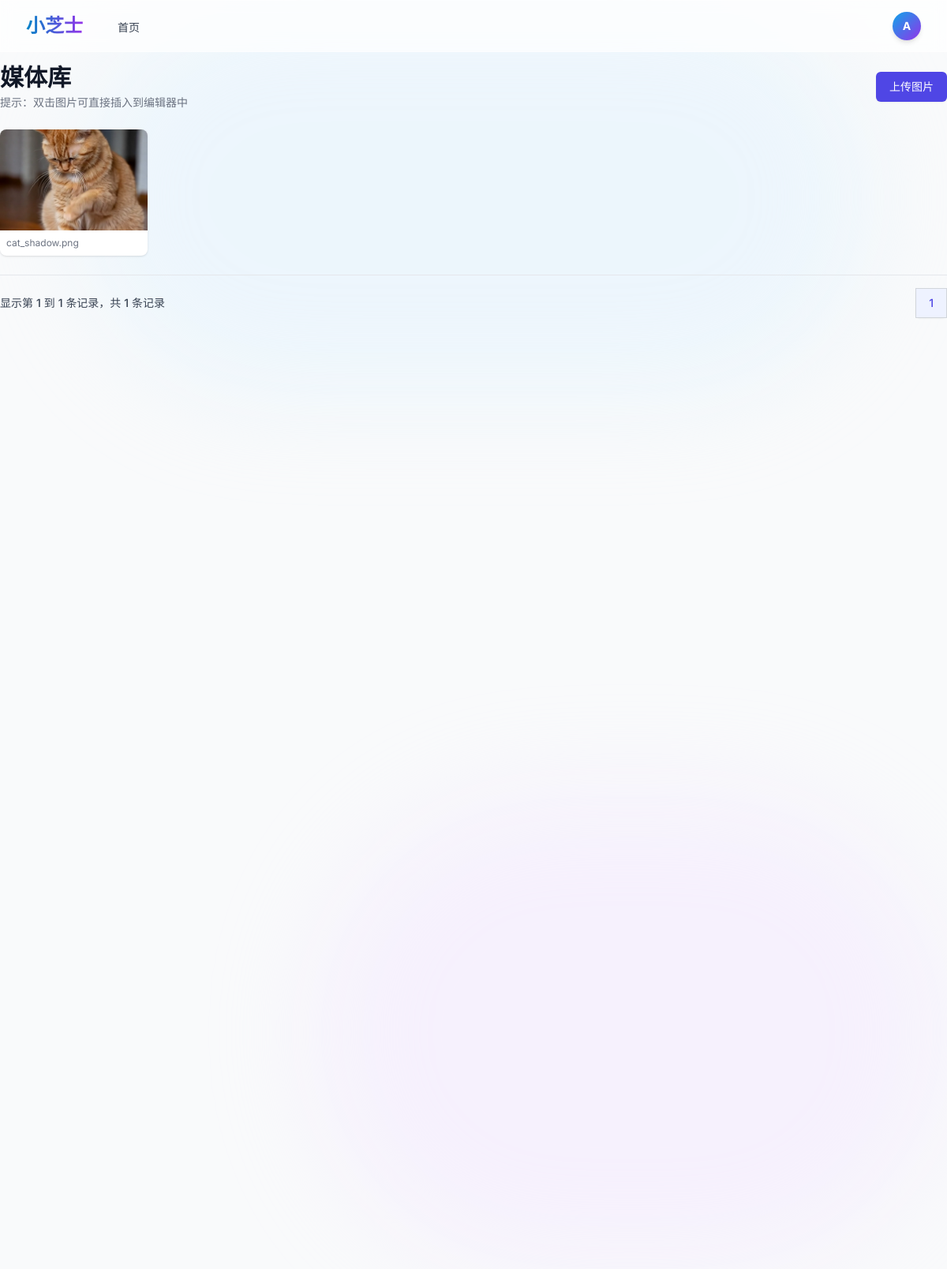
/media/ (signed in), run on the app's committed database.
### app/models/__init__.py (models this page shows, shortened)
class User(UserMixin, db.Model):
    __tablename__ = 'users'
    id = db.Column(db.Integer, primary_key=True)
    username = db.Column(db.String(80), unique=True, nullable=False)
    email = db.Column(db.String(120), unique=True, nullable=False)
    password_hash = db.Column(db.String(255), nullable=False)
    first_name = db.Column(db.String(50), nullable=True)
    last_name = db.Column(db.String(50), nullable=True)
    bio = db.Column(db.Text, nullable=True)
    avatar = db.Column(db.String(255), nullable=True)
    role = db.Column(db.String(20), default='user')  # user, editor, admin
    is_active = db.Column(db.Boolean, default=True)
    created_at = db.Column(db.DateTime, default=datetime.utcnow)
    updated_at = db.Column(db.DateTime, default=datetime.utcnow, onupdate=datetime.utcnow)
    posts = db.relationship('Post', backref='author', lazy=True, foreign_keys='Post.user_id')
    comments = db.relationship('Comment', backref='author', lazy=True, foreign_keys='Comment.user_id')

class Media(db.Model):
    __tablename__ = 'media'
    id = db.Column(db.Integer, primary_key=True)
    filename = db.Column(db.String(255), nullable=False)
    original_filename = db.Column(db.String(255), nullable=False)
    file_path = db.Column(db.String(500), nullable=False)
    file_size = db.Column(db.Integer)  # in bytes
    mime_type = db.Column(db.String(100))
    user_id = db.Column(db.Integer, db.ForeignKey('users.id'), nullable=False)
    alt_text = db.Column(db.String(255), nullable=True)
    caption = db.Column(db.String(500), nullable=True)
    created_at = db.Column(db.DateTime, default=datetime.utcnow)
    user = db.relationship('User', backref='media_files')

### app/media/__init__.py (the view)
@bp.route('/')
@login_required
def index():
    page = request.args.get('page', 1, type=int)
    media_files = Media.query.filter_by(user_id=current_user.id).order_by(Media.created_at.desc()).paginate(
        page=page, per_page=12, error_out=False)
    return render_template('media/index.html', media_files=media_files)

### app/utils/seo.py (called while the page is built)
def get_seo_settings():
    return SeoSetting.query.first()

def register_seo_functions(app):
    @app.context_processor
    def inject_seo_functions():
        return dict(
            get_post_seo_data=get_post_seo_data,
            get_category_seo_data=get_category_seo_data,
            get_search_seo_data=get_search_seo_data,
            generate_meta_tags=generate_meta_tags
        )

### app/templates/media/index.html (shortened to what this page needs)
{% extends "base.html" %}
{% block content %}
<div class="max-w-7xl mx-auto">
    <div class="md:flex md:items-center md:justify-between mb-6">
        <div class="flex-1 min-w-0">
            <h2 class="text-2xl font-bold leading-7 text-gray-900 sm:text-3xl sm:truncate">
                媒体库
            </h2>
            <p class="text-sm text-gray-500 mt-1">提示：双击图片可直接插入到编辑器中</p>
        </div>
        <div class="mt-4 flex md:mt-0 md:ml-4">
            <div class="relative">
                <button id="uploadButton" class="ml-3 inline-flex items-center px-4 py-2 border border-transparent rounded-md shadow-sm text-sm font-medium text-white bg-indigo-600 hover:bg-indigo-700 focus:outline-none focus:ring-2 focus:ring-offset-2 focus:ring-indigo-500">
                    上传图片
                </button>
            </div>
        </div>
    </div>
        {% if media_files.items %}
        <div class="grid grid-cols-2 sm:grid-cols-3 md:grid-cols-4 lg:grid-cols-6 gap-4">
            {% for media in media_files.items %}
                <div class="bg-white rounded-lg shadow overflow-hidden relative group"
                     data-media-id="{{ media.id }}"
                     data-file-path="{{ media.filename }}"
                     data-alt-text="{{ media.alt_text or media.original_filename }}">
                    <div class="aspect-w-1 aspect-h-1 w-full">
                        <img src="{{ media.file_path }}" alt="{{ media.alt_text or media.original_filename }}"
                             class="object-cover w-full h-32 cursor-pointer"
                             onclick="insertImage({{ media.id }})"
                             ondblclick="insertImage({{ media.id }})">
                    </div>
                    <div class="p-2">
                        <p class="text-xs text-gray-500 truncate">{{ media.original_filename }}</p>
                    </div>
                </div>
            {% endfor %}
        </div>
        <div class="mt-6 flex items-center justify-between border-t border-gray-200 pt-4">
            <div class="hidden sm:flex-1 sm:flex sm:items-center sm:justify-between">
                <div>
                    <p class="text-sm text-gray-700">
                        显示第 <span class="font-medium">{{ (media_files.page - 1) * media_files.per_page + 1 }}</span> 到 <span class="font-medium">{{ [media_files.page * media_files.per_page, media_files.total]|min }}</span> 条记录，共 <span class="font-medium">{{ media_files.total }}</span> 条记录
                    </p>
                </div>
                <div>
                    <nav class="relative z-0 inline-flex rounded-md shadow-sm -space-x-px" aria-label="Pagination">
                        {% for page_num in media_files.iter_pages() %}
                            {% if page_num %}
                                {% if page_num != media_files.page %}
                                <a href="{{ url_for('media.index', page=page_num) }}" class="relative inline-flex items-center px-4 py-2 border border-gray-300 bg-white text-sm font-medium text-gray-700 hover:bg-gray-50">
                                    {{ page_num }}
                                </a>
                                {% else %}
                                <span class="relative inline-flex items-center px-4 py-2 border border-gray-300 bg-indigo-50 text-sm font-medium text-indigo-600">
                                    {{ page_num }}
                                </span>
                                {% endif %}
                            {% else %}
                            <span class="relative inline-flex items-center px-4 py-2 border border-gray-300 bg-white text-sm font-medium text-gray-700">
                                …
                            </span>
                            {% endif %}
                        {% endfor %}
                    </nav>
                </div>
            </div>
        </div>
    {% endif %}
</div>
{% endblock %}

### app/templates/base.html (shortened to what this page needs)
<!DOCTYPE html>
<html lang="zh-CN">
<head>
    <script src="https://cdn.tailwindcss.com?plugins=typography,forms,line-clamp"></script>
    <link rel="stylesheet" href="{{ url_for('static', filename='css/style.css') }}">
    <link rel="stylesheet" href="{{ url_for('static', filename='css/card-styles.css') }}">
</head>
<body class="bg-gray-50 font-sans text-gray-800 antialiased selection:bg-primary-500 selection:text-white">
    <div class="fixed inset-0 -z-10 overflow-hidden">
        <div
            class="absolute top-0 left-1/2 -translate-x-1/2 w-[1000px] h-[500px] bg-primary-100 rounded-full blur-3xl opacity-50 pointer-events-none">
        </div>
        <div
            class="absolute bottom-0 right-0 w-[800px] h-[600px] bg-purple-100 rounded-full blur-3xl opacity-50 pointer-events-none">
        </div>
    </div>
    <nav class="fixed w-full z-50 top-0 transition-all duration-300 glass">
        <div class="max-w-7xl mx-auto px-4 sm:px-6 lg:px-8">
            <div class="flex justify-between h-16">
                <div class="flex items-center">
                    <div class="flex-shrink-0 flex items-center">
                        <a href="{{ url_for('main.index') }}"
                            class="text-2xl font-bold bg-clip-text text-transparent bg-gradient-to-r from-primary-600 to-purple-600 hover:opacity-80 transition-opacity">
                        </a>
                    </div>
                    <div class="hidden md:ml-10 md:flex md:space-x-8">
                        <a href="{{ url_for('main.index') }}"
                            class="text-gray-700 hover:text-primary-600 inline-flex items-center px-1 pt-1 text-sm font-medium transition-colors relative group">
                            首页
                        </a>
                    </div>
                </div>
                <div class="flex items-center space-x-4">
                    <div class="flex items-center">
                        {% if current_user.is_authenticated %}
                        <div class="relative ml-3 group">
                            <button
                                class="flex items-center max-w-xs text-sm rounded-full focus:outline-none focus:ring-2 focus:ring-offset-2 focus:ring-primary-500 transition-transform transform group-hover:scale-105">
                                <div
                                    class="h-9 w-9 rounded-full bg-gradient-to-br from-primary-500 to-purple-600 text-white flex items-center justify-center font-bold shadow-md">
                                    {{ current_user.username[0].upper() }}
                                </div>
                            </button>
                        </div>
                        {% endif %}
                    </div>
                </div>
            </div>
        </div>
    </nav>
    <main class="pt-20 pb-12 min-h-screen relative z-0">
        {% block content %}{% endblock %}
    </main>
</body>
</html>

### app/static/css/style.css (style rules this page uses)
.glass { background: rgba(255, 255, 255, 0.7); backdrop-filter: blur(10px); -webkit-backdrop-filter: blur(10px); border: 1px solid rgba(255, 255, 255, 0.3); }

### data on the page
User: username "A"
Media: file_path (picture), original_filename "cat_shadow.png"

### other printed values
{{ (media_files.page - 1) * media_files.per_page + 1 }} "1"
{{ [media_files.page * media_files.per_page, media_files.total]|min }} "1"
{{ media_files.total }} "1"
{{ page_num }} "1"
